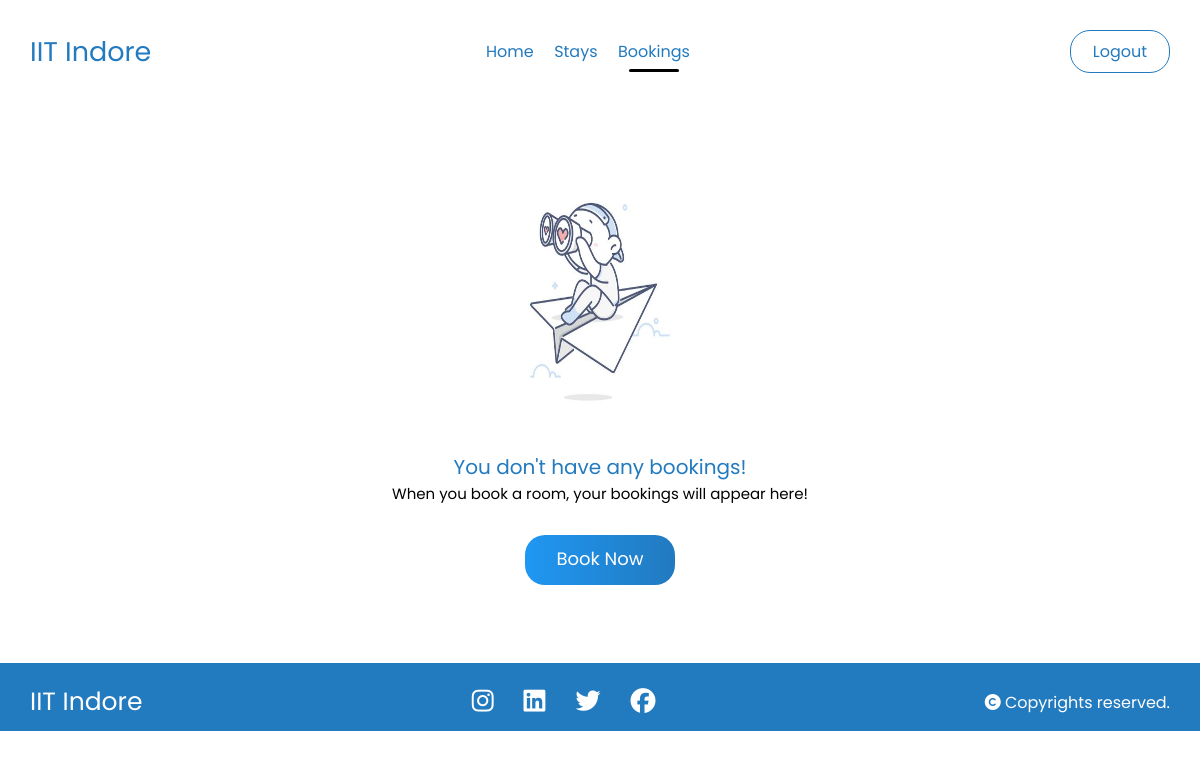
The app's page /bookings/ (signed in), older data.
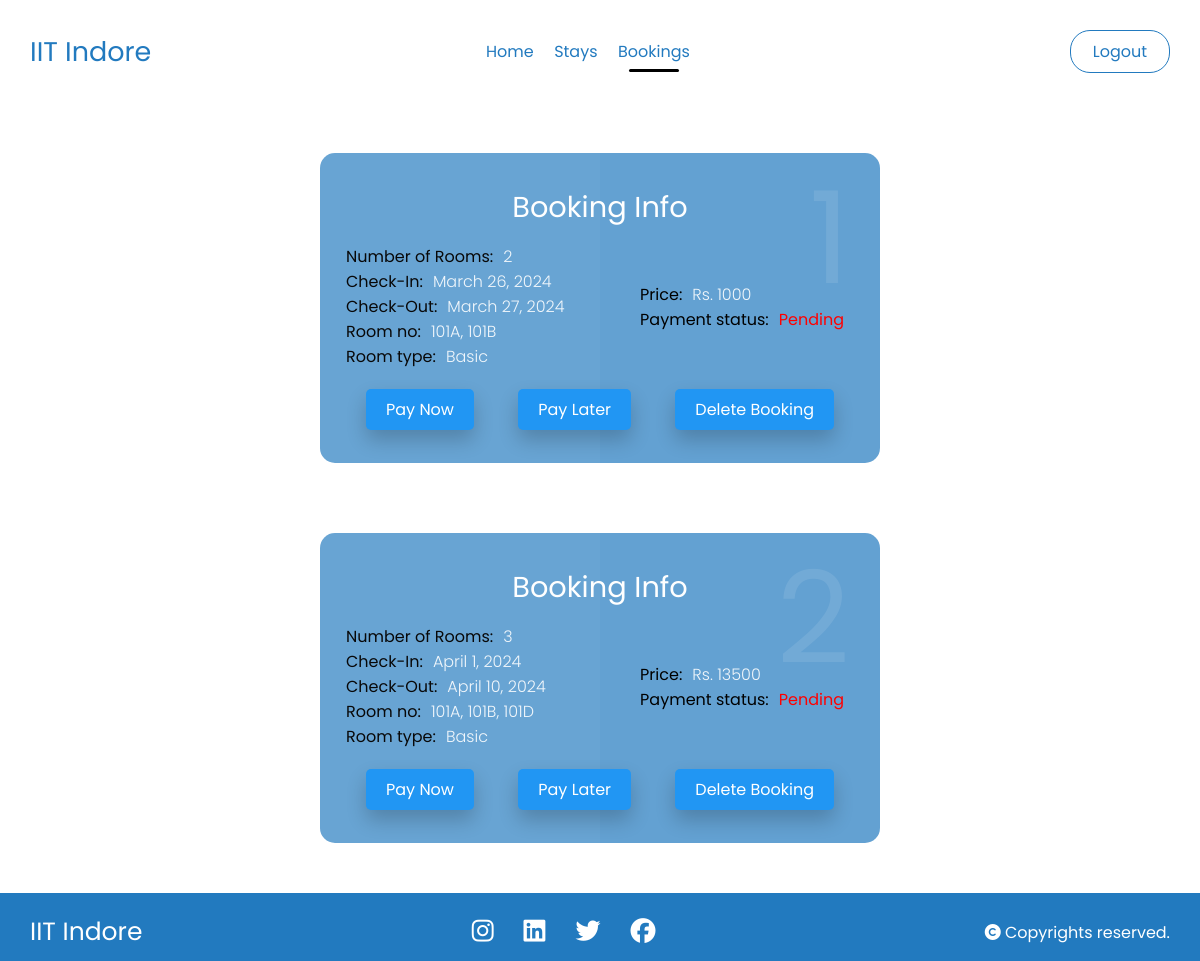
The same page, newer data.
### hostel/models.py (models this page shows, shortened)
class Reservation(models.Model):
    ROOM_CHOICES = (
        ("1", "Basic"),
        ("2", "Premium"),
    )
    PAYMENT_CHOICES = (
        ('1', 'Pending'),
        ('2', 'Done'),
        ('3', 'Pay Later')
    )
    user = models.ForeignKey(User, on_delete=models.CASCADE)
    email = models.EmailField()
    phone_number = models.CharField(max_length=15)
    number_of_rooms = models.PositiveIntegerField()
    check_in_date = models.DateField()
    check_out_date = models.DateField()
    room_numbers = models.CharField(max_length=255, help_text="Enter room numbers separated by commas")
    price = models.PositiveIntegerField()
    room_type = models.CharField(max_length = 1, default = "1", choices = ROOM_CHOICES)
    payment_status = models.CharField(max_length=1, default='1', choices = PAYMENT_CHOICES)
    def get_room_numbers(self):
        return self.room_numbers.split(',')
    def set_room_numbers(self, room_numbers):
        self.room_numbers = ','.join(room_numbers)
    room_numbers_list = property(get_room_numbers, set_room_numbers)

### hostel/views.py (the view)
# urls.py: path('bookings/', views.bookings, name="bookings"),
@login_required(login_url='/login/')
def bookings(request):
    user_reservations = Reservation.objects.filter(user=request.user)
    return render(request, "bookings.html", {'user_reservations': user_reservations})

### templates/bookings.html (shortened to what this page needs)
{% load static %}
<!DOCTYPE html>
<html lang="en">
<head>
    <link rel="stylesheet" href="{% static 'navbar.css' %}">
  </head>
<body>
    <div class="nav1">
        <div>
          <h3>IIT Indore</h3>
        </div>
        <div class="headings">
          <a href="/">Home</a>
          <a href="/stays">Stays</a>
          <a href="/bookings" class="active">Bookings</a>
        </div>
          <div class="nav1-login">
            {% if user.is_authenticated %}
            <a href='{% url "logout" %}'>Logout</a>
            {% else %}
            <a href='{% url "login" %}'>Login</a>
            {% endif %}
          </div>
      </div>
      {% if user_reservations%}
        {% for reservation in user_reservations %}
        <div class="container">
          <div class="card">
            <div class="box">
              <div class="content">
                <h2>{{ forloop.counter }}</h2>
                <h3>Booking Info</h3>
                <div class="columns">
                  <div class="left">
                    <p><span>Number of Rooms:</span>{{ reservation.number_of_rooms }}</p>
                    <p><span>Check-In:</span>{{ reservation.check_in_date }}</p>
                    <p><span>Check-Out:</span>{{ reservation.check_out_date }}</p>
                    <p><span>Room no:</span>{{ reservation.room_numbers_list|join:", " }}</p>
                    <p><span>Room type:</span>{{ reservation.get_room_type_display }}</p>
                  </div>
                  <div class="right">
                    <p><span>Price:</span>Rs. {{ reservation.price }}</p>
                    {% if reservation.payment_status == '1' %}
                      <p><span>Payment status:</span><span style="color: red">{{ reservation.get_payment_status_display }}</span></p>
                    {% elif reservation.payment_status == '2' %}
                      <p><span>Payment status:</span><span style="color: green">{{ reservation.get_payment_status_display }}</span></p>
                    {% else %}
                      <p><span>Payment status:</span><span style="color: orange">{{ reservation.get_payment_status_display }}</span></p>
                    {% endif %}
                  </div>
                </div>
                <div class="btn-row">
                  <a href="" class="btn btn-primary">Pay Now</a>
                  <a href="" class="btn btn-secondary">Pay Later</a>
                  <a href="#" class="btn btn-danger" data-reservation-id="{{ reservation.id }}">Delete Booking</a>
                </div>
              </div>
            </div>
          </div>
        </div>
        {% endfor %}
      {% else %}
        <div class="empty">
          <img src = "{% static 'FIND.jpeg' %}">
          <h5>You don't have any bookings!</h5>
          <p>When you book a room, your bookings will appear here!</p>
          <a href="{% url 'stays' %}">Book Now</a>
        </div>
      {% endif %}
    <footer>
        <div class="footer">
          <div class="info">
            <h4>IIT Indore</h4>
          </div>
          <div class="social">
            <ul>
              <li><a href="#"><i class="fa-brands fa-instagram"></i></a></li>
              <li><a href="#"><i class="fa-brands fa-linkedin"></i></a></li>
              <li><a href="#"><i class="fa-brands fa-twitter"></i></a></li>
              <li><a href="#"><i class="fa-brands fa-facebook"></i></a></li>
            </ul>
          </div>
          <div class="rights">
            <p><i class="fa-solid fa-copyright"></i> Copyrights reserved.</p>
          </div>
        </div>
    </footer>
</body>
</html>

Row changes from the older to the newer data that the page shows:
added Reservation: number_of_rooms "2", check_in_date "March 26, 2024", check_out_date "March 27, 2024", room_numbers_list "101A, 101B", room_type "Basic", price "1000", payment_status "Pending"
added Reservation: number_of_rooms "3", check_in_date "April 1, 2024", check_out_date "April 10, 2024", room_numbers_list "101A, 101B, 101D", room_type "Basic", price "13500", payment_status "Pending"
Text that changed along with them:
text no longer shown: "You don't have any bookings! When you book a room, your bookings will appear here! Book Now"
